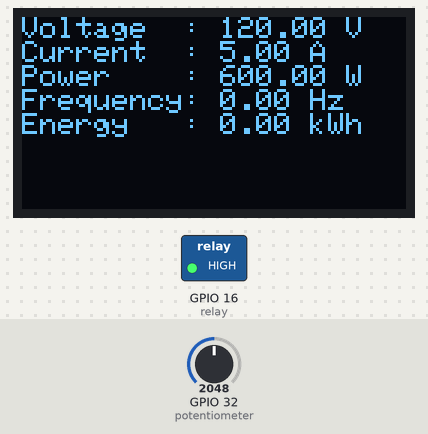
The program below on a simulated ESP32. Parts: 128×64 one-colour display, switched loads named in the program (green lamp = pin HIGH). The test bench sets the inputs (shaded band); at power-on: GPIO 32 (potentiometer) = 2048. WiFi joins after 1.5 s; servers stay silent unless stated; what the program prints to the serial monitor is not drawn.

Above: at 3.1 s.
3.2 s: GPIO 32 (potentiometer) set to 19
At 4.3 s:
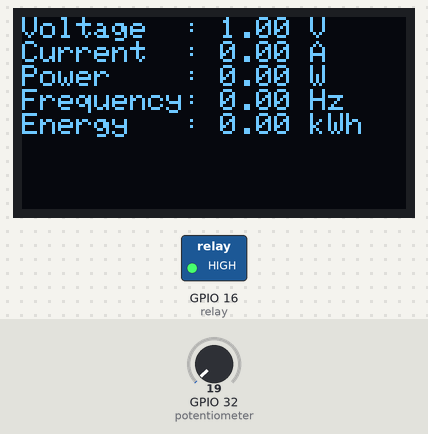
4.8 s: GPIO 32 (potentiometer) set to 16
At 5.3 s:
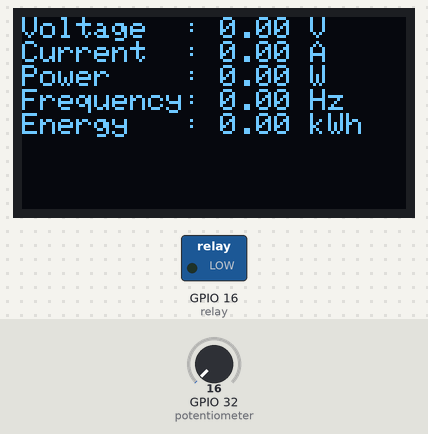
6.4 s: GPIO 32 (potentiometer) set to 2047
At 7.3 s:
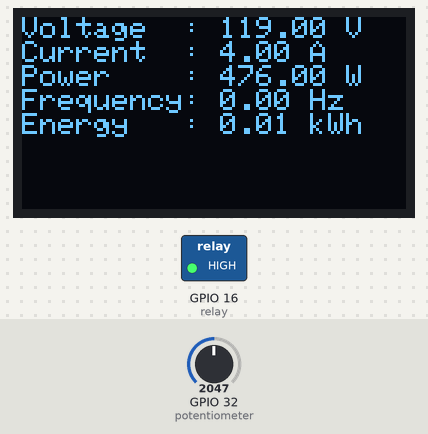
Timing chart, 0 to 9.4 s (numbered marks = the images above; inputs shaded):
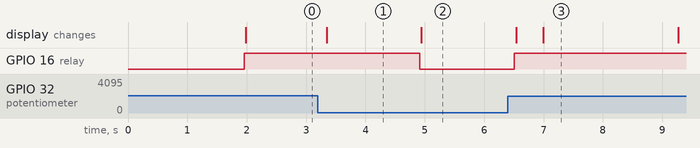

Measured:
- the behaviour switches between 18 and 17 on GPIO 32 (potentiometer) (found by bisection; images 1 and 2)
- after the input at 3.2 s, the display: changes after 0.15 s (image 1)
- after the input at 4.8 s, GPIO 16 (relay): HIGH → LOW after 0.12 s; the display: changes after 0.14 s (image 2)
- after the input at 6.4 s, GPIO 16 (relay): LOW → HIGH after 0.11 s; the display: first changes after 0.14 s (image 3 shows a later state)

The program:

main.cpp
```cpp
// Konfigurasi template id dan template name yang didapat dari Bylnk
#define BLYNK_TEMPLATE_ID "TMPL60Dxjwv1S"
#define BLYNK_TEMPLATE_NAME "Smart Industry"

#include <Wire.h>
#include <Adafruit_GFX.h>     // Oled Display
#include <Adafruit_SSD1306.h> // Oled Display
#include <PZEM004Tv30.h>      // Library PZEM-004T
#include <BlynkSimpleEsp32.h> // Library blynk

#define DISPLAY_ADDRESS 0x3C  // Alamat display untuk LCD
#define DISPLAY_SDA_PIN 21    // Pin SDA pada ESP32
#define DISPLAY_SCL_PIN 22    // Pin SCL pada ESP32
#define SCREEN_WIDTH 128      // OLED display width
#define SCREEN_HEIGHT 64      // OLED display height
#define OLED_DISPLAY_RESET -1 // Reset display OLED

Adafruit_SSD1306 display(SCREEN_WIDTH, SCREEN_HEIGHT, &Wire, OLED_DISPLAY_RESET);

// PZEM004Tv30 pzem(Serial2, 21, 22); // Specify the serial port and the pins used for RX and TX
char auth[] = "ekzWMzu6s673XC5z2x8k_DoE8BUpIPmp"; // Blynk auth token
char ssid[] = "Wokwi-GUEST";                      // WiFi default di Wokwi
char pass[] = "";

float voltage1, current1, power1, frequency1, energy1 = 0;
unsigned long lastMillis = 0;               // Digunakan untuk simulasi energy kWh
float maxVoltage = 600, minVoltage = 0;     // Threshold tegangan untuk trigger relay
bool hidup = true;                          // Kontrol on/off relay

void setupDisplay() {
    // Konfigurasi alamat display
    display.begin(SSD1306_SWITCHCAPVCC, DISPLAY_ADDRESS);

    // Bersihkan display
    display.clearDisplay();
    // Lokasi x = 10 dan y = 0 untuk output tulisan
    display.setCursor(10, 0);
    display.setTextSize(1);
    display.setTextColor(SSD1306_WHITE);
    // Tampilkan text
    display.println("Connecting...");
    display.display();
    // Tunggu 100 ms untuk lanjut
    delay(100);
}

// Baca data dari Blynk (tombol on/off)
BLYNK_WRITE(V0) {
    // Baca virtual pin 0 (V0) yang digunakan berisi nilai 0 atau 1 dari Blynk
    if (param.asInt() == 1) {
        hidup = true;
    }
    else {
        hidup = false;
    }
}

// Baca data dari Blynk slider Maximum Voltage
BLYNK_WRITE(V1) {
    // Baca virtual pin 1 (V1) berisi nilai maximum voltage dari Blynk
    float pinValue = param.asFloat();
    maxVoltage = pinValue;
}

// Baca data dari Blynk slider Minimum Voltage
BLYNK_WRITE(V2) {
    // Baca virtual pin 2 (V2) berisi nilai maximum voltage dari Blynk
    float pinValue = param.asFloat();
    minVoltage = pinValue;
}

// Update data yang ada di Blynk sesuai dengan data pada ESP32
// Mengirimkan data dari ESP32 ke Blynk
void updateBlynk(float v, float c, float p, float f, float e) {
    Blynk.run();

    // Tulis ke virtual pin yang sesuai
    Blynk.virtualWrite(V3, v);
    Blynk.virtualWrite(V4, c);
    Blynk.virtualWrite(V5, p);
    Blynk.virtualWrite(V6, f);
    Blynk.virtualWrite(V7, e);
}

void setup() {
    // put your setup code here, to run once:
    Serial.begin(115200);
    setupDisplay();
    // Pin 16 digunakan untuk mengirimkan instruksi dari ESP32 ke relay
    pinMode(16, OUTPUT);
    // Jalankan blynk sesuai auth, ssid, dan pass
    Blynk.begin(auth, ssid, pass);
    Serial.println("Hello, ESP32!");
}

void loop() {
    // put your main code here, to run repeatedly:

    float rawPot = analogRead(32); // Baca potentiometer
    // Jika VCC = 0V, maka 0.
    // Jika VCC = 3.3V, maka 4095.
    // Jika VCC = 1.65V, maka 2047
    float voltPot = rawPot * (3.3 / 4095.0); // Data voltage dari pot

    // Simulasikan data volt, curr, en, freq, dan pow dari potentiometer
    // map(value, fromLow, fromHigh, toLow, toHigh)
    // // rawPot = data dari potentiometer
    // // fromLow = data minimum potentiometer
    // // fromHigh = data maksimum potentiometer
    // // toLow = simulasi 0V
    // // toHigh = simulasi 240V
    voltage1 = map(rawPot, 0, 4095, 0, 240);    // Simulate 0-240V
    // // // Ketika rawPot = 0, maka voltage1 = 0
    // // // Ketika rawpot = 4095, maka voltage1 = 240
    // // // Ketika rawpot = 2047, maka voltage1 = 120

    current1 = map(rawPot, 0, 4095, 0, 10);     // Simulate 0-10A
    power1 = voltage1 * current1;               // Simulated Watts

    // Frekuensi tidak bisa disimulasikan karena 'digital timing-based signal'
    frequency1 = 0;

    // Simulasikan energy kWh
    unsigned long currentMillis = millis();
    float hoursElapsed = (currentMillis - lastMillis) / 3600000.0; // ms to hours
    energy1 += (power1 / 1000.0) * hoursElapsed; // kWh = W × h

    // Update data pada dashboard bylnk
    updateBlynk(voltage1, current1, power1, frequency1, energy1);

    // Cek tegangan untuk mengatur on/off relay
    if (voltage1 >= maxVoltage || voltage1 <= minVoltage || hidup ==  false) {
        digitalWrite(16, LOW);
    } else {
        digitalWrite(16, HIGH);
    }

    // Tampilkan data listrik ke OLED LCD i2C
    display.clearDisplay();
    display.setCursor(0, 0);
    display.setTextSize(1);
    display.setTextColor(SSD1306_WHITE);
    display.printf("Voltage  : %.2f V\n", voltage1);
    display.printf("Current  : %.2f A\n", current1);
    display.printf("Power    : %.2f W\n", power1);
    display.printf("Frequency: %.2f Hz\n", frequency1);
    display.printf("Energy   : %.2f kWh\n", energy1);
    display.display();
    delay(200);
}
```
